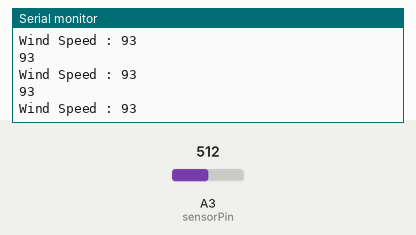
A sketch run on a simulated Arduino Uno, built with avr-gcc and run on an emulated ATmega328P. Parts: the last lines printed to the serial monitor. The test bench sets the inputs (shaded band); at power-on: A3 (sensorPin) = 512.

Above: at 1.3 s.
1.4 s: A3 (sensorPin) set to 716
At 1.82 s:
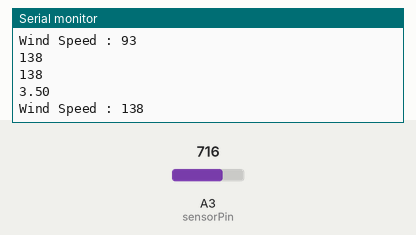
2.9 s: A3 (sensorPin) set to 900
At 3.32 s:
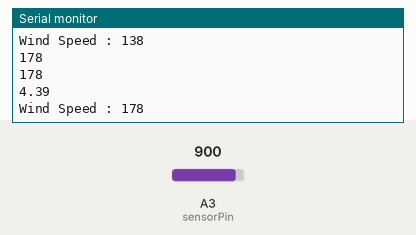
Timing chart, 0 to 5.9 s (numbered marks = the images above; inputs shaded):
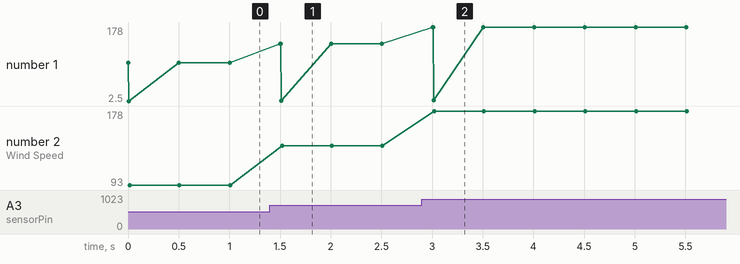

The sketch:

anemometer_3.ino
```cpp
int sensorPin = A3;
float voltageMax = 2.0;
float voltageMin = .4;
float voltageConversionConstant = .004882814;
float sensorVoltage = 0;

double x = 0;
double y = 0;
double a = 0;
double b = 0;

float windSpeedMin = 0;
float windSpeedMax = 32;

int windSpeed = 0;
int prevWindSpeed = 0;

void setup() {
Serial.begin(9600);

}

void loop() {

  int sensorValue = analogRead(sensorPin);

  float voltage = sensorValue * (5.0 / 1023.0);

  sensorVoltage = sensorValue * voltageConversionConstant;

  if (sensorVoltage <= voltageMin){
   windSpeed = 0;
  }else {
    windSpeed = ((sensorVoltage - voltageMin)* windSpeedMax / (voltageMax - voltageMin)) * 2.232694;
    Serial.println(windSpeed);
  }

  x = windSpeed;
  if (x >= y){
    y = x;
  }else{
    y = y;
  }

  a = sensorVoltage;
  if (a >= b){
    b = a;
  }else{
    b = b;
  }

  if (windSpeed != prevWindSpeed) {
    Serial.println(windSpeed);
    Serial.println(sensorVoltage);
    prevWindSpeed = windSpeed;
  }

  Serial.print("Wind Speed :");
  Serial.print(" ");
  Serial.println(windSpeed);
  delay(500);
}
```

Measured:
- after the input at 1.4 s, the serial monitor: prints a new line after 0.10 s (image 1)
- after the input at 2.9 s, the serial monitor: prints a new line after 0.11 s (image 2)
- plotted number 1: 93 → 138 after the input at 1.4 s, 138 → 178 after the input at 2.9 s
- plotted number 2: 93 → 138 after the input at 1.4 s, 138 → 178 after the input at 2.9 s
